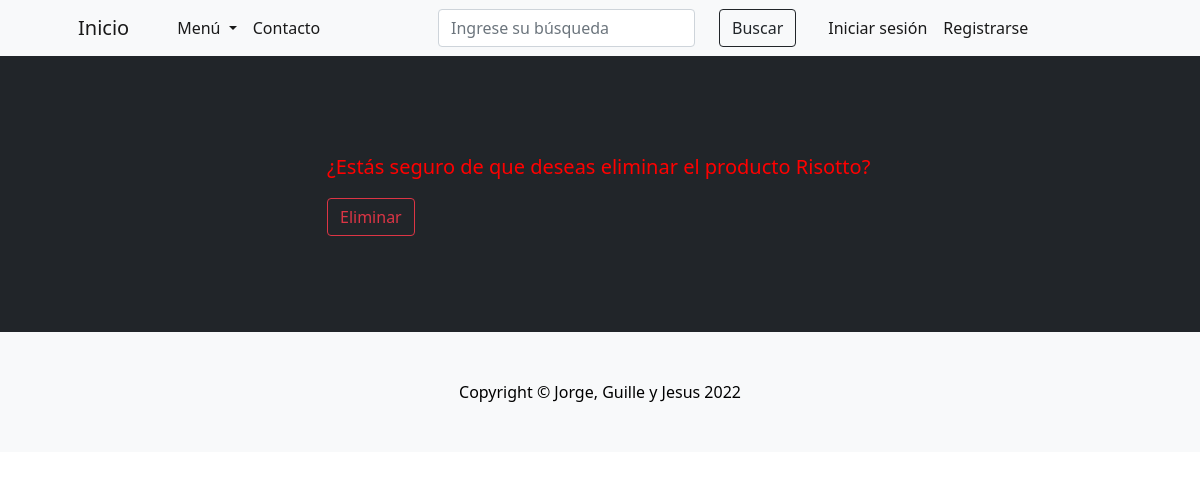
The page /comidas/eliminar-comida/1/ on the database as committed earlier.
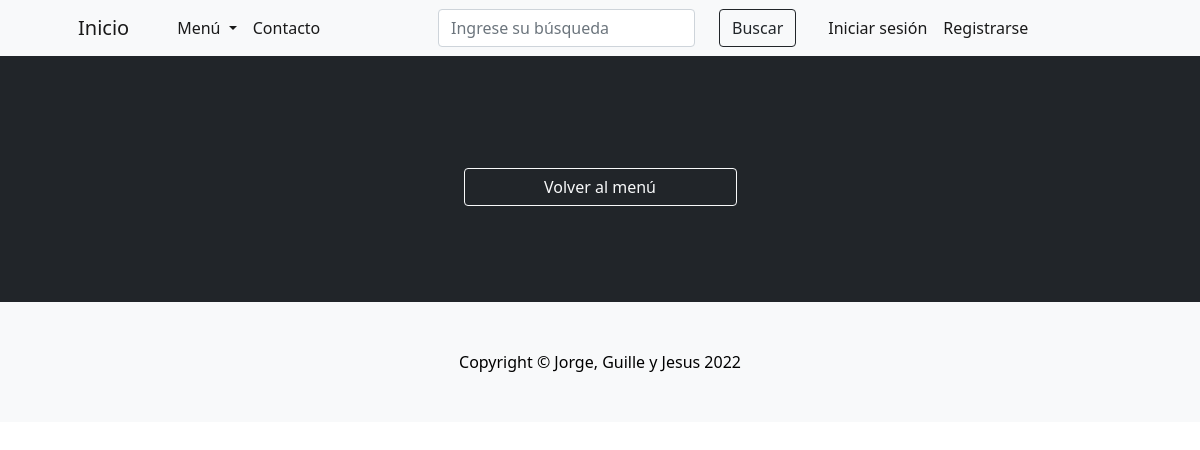
The same page on the database as committed later.
### comidas/models.py (models this page shows)
class Comidas(models.Model):
    nombre = models.CharField(max_length=30)
    descripcion = models.CharField(max_length=50, blank=True, null=True)
    precio = models.FloatField()
    is_active = models.BooleanField(default=True)
    class Meta:
        verbose_name = 'comida'
        verbose_name_plural = 'comidas'

### comidas/views.py (the view)
# urls.py: path('eliminar-comida/<int:pk>/', eliminar_comida, name ='eliminar-comida'),
def eliminar_comida(request, pk):
    try:
        if request.method == 'GET':
            comida = Comidas.objects.get(id=pk)
            context = {'comida':comida}
        else:
            comida = Comidas.objects.get(id=pk)
            comida.delete()
            context = {'message':'Producto eliminado correctamente'}
        return render(request, 'eliminar_comida.html', context=context)
    except:
        context = {'error': 'El producto no existe'}
        return render(request, 'eliminar_comida.html', context=context)

### RestaurantPython/templates/eliminar_comida.html (shortened to what this page needs)
{% extends 'base.html' %}
{% block contenido %}
<section class="py-5 bg-dark">
    <div class="container my-5">
        <div class="row justify-content-center">
            {% if comida %}
            <div class="col-lg-6">
                <p class="lead" style="color: red">¿Estás seguro de que deseas eliminar el producto {{comida.nombre}}?
            <form action="/comidas/eliminar-comida/{{comida.id}}/" method="POST">
                <button class="btn btn-outline-danger" type="submit">Eliminar</button>
            </form>
            </div>
            {% else %}
            <div class="col-lg-6">
            </div>
            <div class="row gx-4 gx-lg-5 row-cols-2 row-cols-md-3 row-cols-xl-4 justify-content-center">
                <a class="btn btn-outline-light" aria-current="page" href="/comidas/">Volver al menú</a>
            </div>
        </div>
        {% endif %}
    </div>
</section>
{% endblock %}

Rows that differ between the two databases and show on the page:
removed Comidas: nombre "Risotto"
Other text that changed with them:
text no longer shown: "¿Estás seguro de que deseas eliminar el producto ? Eliminar"
text now shown: "Volver al menú"
